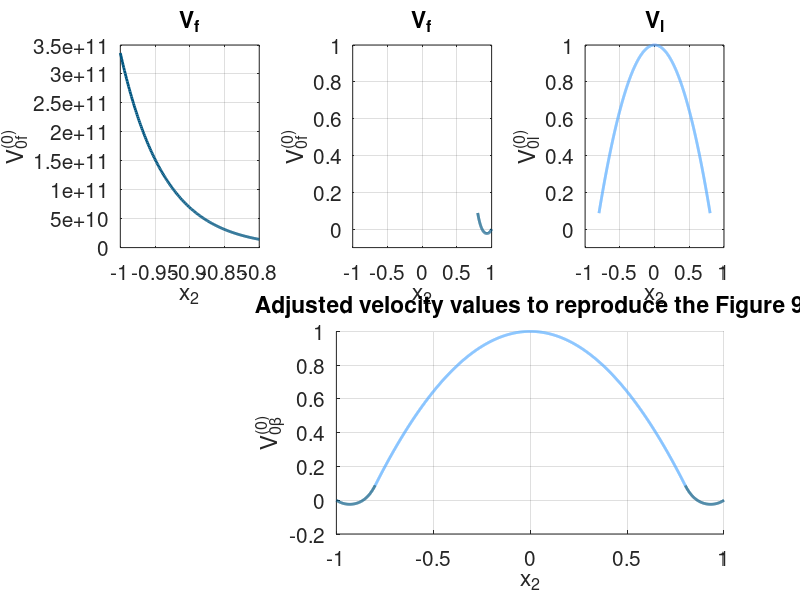
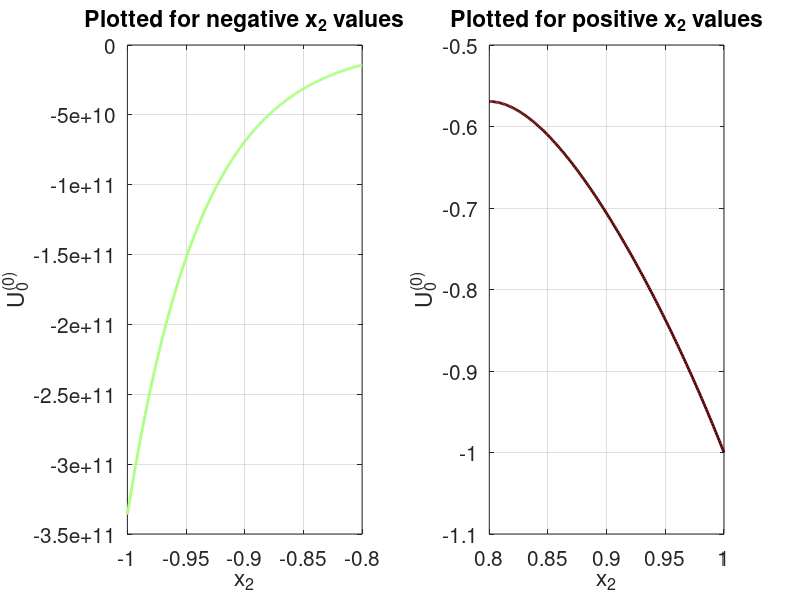

The MATLAB source for these figures, in order:
%%
% \autocite{Sumets_2018}
% Investigation of the zero oder flow for straight walled vessels.
%%
clear all
close all
clc

%% Parameters
chi = 250;
epsilon = 0.2;
h = 1 - epsilon;
phi_f = 0.99;
phi_s = 1 - phi_f;
phi = phi_s/phi_f;


%% Constants

Q1 = h;
Q2 = h*chi*exp(-sqrt(chi));
Q3 = sqrt(chi)*exp(-sqrt(chi)*h);

Q = Q1 / (Q2 + Q3);
%%
T1 = Q*exp(-sqrt(chi)*h);
T2 = (h*sqrt(chi)/2) + (phi_f/(h*sqrt(chi)));
T3 = phi_f/chi;
T4 = phi_f*Q*exp(-sqrt(chi)*h);

T = (T1 * T2) - T3 + T4;
%%
R1 = exp(sqrt(chi)*h);
R2 = sqrt(chi)*h*exp(sqrt(chi));
R3 = exp(-sqrt(chi)*h);
R4 = sqrt(chi)* h* exp(-sqrt(chi));

R = (R1 - R2)/(R3 + R4);

%%
S1 = T2;
S2 = R1 - (R * R3);
S3 = phi_f * (R1 + (R * R3));

S = S1 * S2 - S3;

%%
aBcs1 = 1/(S*sqrt(chi));
aBcs2 = R * (exp(-sqrt(chi)) - exp(-sqrt(chi)*h)) - exp(sqrt(chi)) + exp(sqrt(chi)*h);

aBcs3 = (1-h)/(S*sqrt(chi) * h);
aBcs4 = -S2;

aBcs5 = (1-h)/chi;
aBcs6 = 1/sqrt(chi);
aBcs7 = (T/S)*(exp(sqrt(chi)) - exp(sqrt(chi)*h));
aBcs8 = ((R*T)/S + Q)*(exp(-sqrt(chi)) - exp(-sqrt(chi)*h));

aBcs9 = (1-h)/(sqrt(chi)*h);
aBcs10 = (T/S)*exp(sqrt(chi)*h);
aBcs11 = ((R*T)/S + Q)*exp(-sqrt(chi)*h);

aBcs = (aBcs1*aBcs2 -aBcs3*aBcs4)...
    *((aBcs5 - aBcs6 * ( aBcs7  - aBcs8)...
    + aBcs9 * (aBcs10 - aBcs11))^-1);

%%
A1 = sqrt(chi)/h;
A2 = (T*exp(sqrt(chi)*h))/S;
A3 = exp(-sqrt(chi)*h)*((R * T) / S + Q);
A4 = -S2/S;

A = A1*(aBcs * (A2 - A3) + A4);

%%
D2 = (aBcs*T - 1)/S;
D1 = R*D2 + aBcs * Q;

%%
E1 = sqrt(chi)*(phi + 1);
E2 = D2 * exp(sqrt(chi)*h);
E3 = D1 * exp(-sqrt(chi)*h);
E4 = A*h*(phi+ 1);

E = E1*(E2 - E3)-E4;

%%
M1 = D1 * exp(-sqrt(chi));
M2 = D2 * exp(sqrt(chi));
M3 = A*(phi+1)/2;

M = M1 + M2 - M3 - 1;
%% Governing Equations
% CL1 = 0;
% CF1 = 0;

% V_l = @(x2, A) A .* x2.^2 / 2 + 1;
% V_f = @(D1,D2,A,aBcs,x2) D1 * exp(-sqrt(chi).*x2) + D2 .* exp(sqrt(chi).*x2) - (A + aBcs)/chi;

V_l = @(x2, A) 0.5*A*(x2.^2) + 1;
V_f = @(D1,D2,A,aBcs,x2) D1 * exp(-sqrt(chi)*x2) + D2 * exp(sqrt(chi)*x2) - (A + aBcs)/chi;
U = @(D1, D2, A, E, M, x2) -D1*exp(-sqrt(chi)*x2) - D2*exp(sqrt(chi)*x2)...
    + ((A*(phi+1)*(x2.^2))/2) + E*x2 + M;

%% Plots

x2_EGL_neg = linspace(-1,-1+epsilon,201);
x2_lumen = linspace(-1+epsilon,1-epsilon,2001);
x2_EGL_pos = linspace(1-epsilon,1,201);

% 1) Reproduce the velocities of the fluid
figure

% cmap = colormap('parula');
cmap = colormap('colorcube');

% Fluid phase in negative coordinates
ax1 = subplot(2, 3, 1);
plot(ax1, x2_EGL_neg, V_f(D1,D2,A,aBcs,x2_EGL_neg), 'linewidth', 2.0, ...
    'color',cmap(10, :))
title(ax1, 'V_f')
xlabel('x_2')
ylabel('V_{0f}^{(0)}')
grid(ax1, 'on')

% Fluid phase in positive coordinates
ax2 = subplot(2, 3, 2);
plot(ax2, x2_EGL_pos, V_f(D1,D2,A,aBcs,x2_EGL_pos), 'linewidth', 2.0, ...
    'color',cmap(10, :))
title(ax2, 'V_f')
xlabel(ax2, 'x_2')
ylabel(ax2, 'V_{0f}^{(0)}')
grid(ax2, 'on')

% Lumen
ax3 = subplot(2, 3, 3);
plot(ax3, x2_lumen,V_l(x2_lumen, A), 'linewidth', 2.0, ...
    'color',cmap(30, :))
title(ax3, 'V_l')
xlabel(ax3, 'x_2')
ylabel(ax3, 'V_{0l}^{(0)}')
grid(ax3, 'on')

% Adjusted to reproduce the figure 9

ax4 = subplot(2, 3, [5,6]);
hold(ax4, 'on')
plot(ax4, x2_EGL_pos, V_f(D1,D2,A,aBcs,x2_EGL_pos), 'linewidth', 2.0, ...
    'color',cmap(10, :))
plot(ax4, x2_lumen, V_l(x2_lumen, A), 'linewidth', 2.0, ...
    'color',cmap(30, :))
plot(ax4, fliplr(x2_EGL_neg), V_f(D1,D2,A,aBcs,x2_EGL_pos), 'linewidth', 2.0, ...
    'color',cmap(10, :))
hold(ax4, 'off')
title(ax4, 'Adjusted velocity values to reproduce the Figure 9')
xlabel(ax4, 'x_2')
ylabel(ax4, 'V_{0\beta}^{(0)}')
grid(ax4, 'on')

linkaxes([ax3, ax2], 'xy')
ylim(ax3, [-0.1, 1.0])

set([ax1, ax2, ax3, ax4], 'FontSize', 15)

%% Plot U
figure
ax1 = subplot(1, 2, 1);
plot(ax1, x2_EGL_neg, U(D1, D2, A, E, M, x2_EGL_neg), 'linewidth', 2.0, ...
    'color',cmap(20, :))
title(ax1, 'Plotted for negative x_2 values')
xlabel('x_2')
ylabel('U_{0}^{(0)}')
grid(ax1, 'on')

ax2 = subplot(1, 2, 2);
plot(ax2, x2_EGL_pos, U(D1, D2, A, E, M, x2_EGL_pos), 'linewidth', 2.0, ...
    'color',cmap(40, :))
title(ax2, 'Plotted for positive x_2 values')
xlabel('x_2')
ylabel('U_{0}^{(0)}')
grid(ax2, 'on')
set([ax1, ax2], 'FontSize', 15)